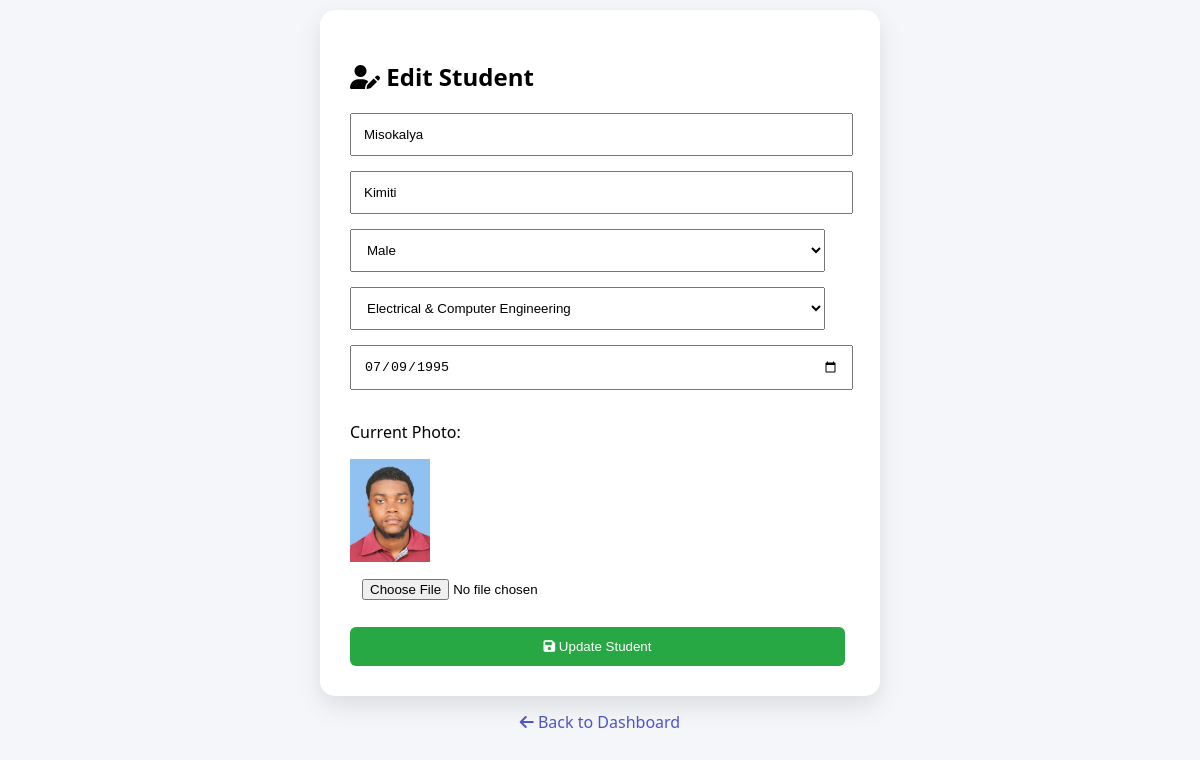
Page /admin/edit_student.php?id=1 (signed in) on the committed database.
### tables this page shows
CREATE TABLE `students` (
  `id` int(11) NOT NULL,
  `user_id` int(11) DEFAULT NULL,
  `first_name` varchar(50) DEFAULT NULL,
  `last_name` varchar(50) DEFAULT NULL,
  `gender` enum('Male','Female') DEFAULT NULL,
  `course_id` int(11) DEFAULT NULL,
  `reg_no` varchar(30) DEFAULT NULL,
  `dob` date DEFAULT NULL,
  `date_registered` timestamp NOT NULL DEFAULT current_timestamp(),
  `photo` varchar(255) DEFAULT NULL
);

CREATE TABLE `courses` (
  `id` int(11) NOT NULL,
  `course_name` varchar(100) NOT NULL
);

### admin/edit_student.php (the view, shortened to what this page needs)
<?php
require '../config/db.php';
$id = $_GET['id'] ?? null;
$stmt = $pdo->prepare("SELECT * FROM students WHERE id=?");
$stmt->execute([$id]);
$student = $stmt->fetch(PDO::FETCH_ASSOC);
$courses = $pdo->query("SELECT * FROM courses")->fetchAll(PDO::FETCH_ASSOC);
?>
<!DOCTYPE html>
<html>
<head>
    <link rel="stylesheet" href="../assets/css/style.css">
    <link rel="stylesheet" href="https://cdnjs.cloudflare.com/ajax/libs/font-awesome/6.5.0/css/all.min.css">
</head>
<body>
    <div class="form-box">
        <h2><i class="fa fa-user-edit"></i> Edit Student</h2>
        <form method="POST" enctype="multipart/form-data">
            <input type="text" name="fname" value="<?= $student['first_name'] ?>" required>
            <input type="text" name="lname" value="<?= $student['last_name'] ?>" required>
            <select name="gender">
                <option <?= $student['gender'] == "Male" ? "selected" : "" ?>>Male</option>
            </select>
            <select name="course">
                <?php foreach ($courses as $c): ?>
                    <option value="<?= $c['id'] ?>"
                        <?= $student['course_id'] == $c['id'] ? "selected" : "" ?>>
                        <?= $c['course_name'] ?>
                    </option>
                <?php endforeach; ?>
            </select>
            <input type="date" name="dob" value="<?= $student['dob'] ?>">
            <p>Current Photo:</p>
            <img src="../assets/uploads/<?= $student['photo'] ?>" width="80">
            <input type="file" name="photo">
            <button type="submit" name="update">
                <i class="fa fa-save"></i> Update Student
            </button>
        </form>
    </div>
    <div class="back">
        <a href="dashboard.php">
            <i class="fa fa-arrow-left"></i> Back to Dashboard
        </a>
    </div>
</body>
</html>

### assets/css/style.css (style rules this page uses)
body { font-family: 'Segoe UI'; background: #f4f6f9; }

### admin/edit_student.php (style rules this page uses)
.form-box { max-width: 500px; background: #fff; padding: 30px; margin: 10px auto; border-radius: 15px; box-shadow: 0 10px 25px rgba(0, 0, 0, .1); }
.form-box input, .form-box select { width: 95%; padding: 12px; margin-bottom: 15px; }
button { background: #28a745; color: white; padding: 12px; border: none; width: 99%; border-radius: 6px; }
.back { text-align: center; margin-top: 15px; }
.back a { text-decoration: none; color: #4e54c8; }

### rows in the picture
students: fname "Misokalya", lname "Kimiti", gender "Male", course "Electrical & Computer Engineering", dob "07/09/1995", photo (picture)
